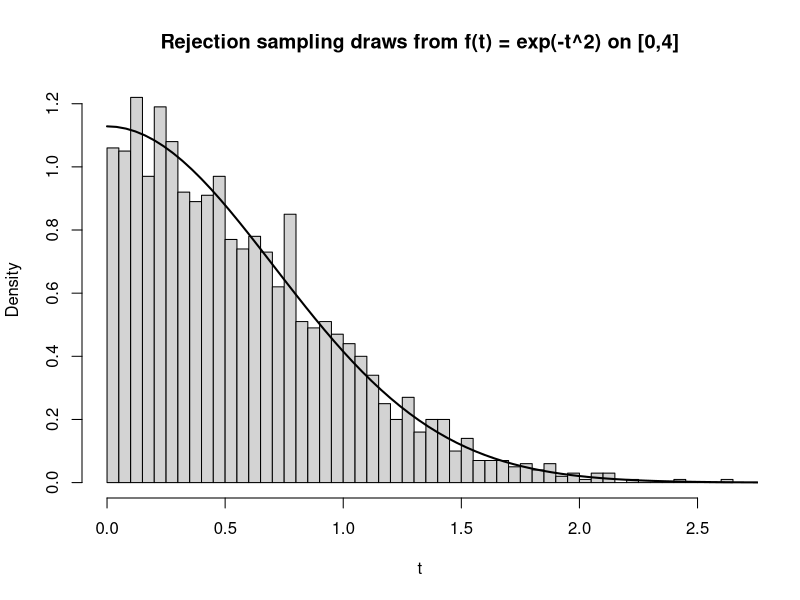

Write the R code that produced this figure.

set.seed(4279)

## ------------------------------------------------------------
## Example target distribution 
## Target density on [0, 4]:  f(t) ∝ exp(-t^2)
## We only need the *unnormalized* density f_tilde(t).
## ------------------------------------------------------------
f_tilde <- function(t) {
  out <- exp(-t^2)
  out[t < 0 | t > 4] <- 0   # force support to be [0,4]
  out
}

## Proposal distribution g(t): Uniform(0,4)
g_samp <- function(n) runif(n, min = 0, max = 4)   # how to sample from g
g_dens <- function(t) dunif(t, min = 0, max = 4)   # density g(t)

## ------------------------------------------------------------
## Generic rejection sampler
## Inputs:
##   n       = number of accepted draws we want
##   f_tilde = unnormalized target density (we can evaluate it)
##   g_samp  = function to sample from proposal g
##   g_dens  = function to evaluate proposal density g
##   M       = constant so that f_tilde(t) <= M * g(t) for all t
## Output:
##   list with accepted draws and the acceptance rate
## ------------------------------------------------------------
rej_samp <- function(n, f_tilde, g_samp, g_dens, M) {
  out <- numeric(0)  # will store accepted draws
  n_try <- 0         # counts how many proposals we tried
  
  while (length(out) < n) {
    y <- g_samp(1)    ## sample a value 'y' from the proposal distribution g
    u <- runif(1)     ## sample a Uniform(0,1) random variable
    n_try <- n_try + 1
    
    ## Accept if u <= f_tilde(y) / (M * g(y))
    ## This makes the accepted y-values have the target distribution.
    if (u <= f_tilde(y) / (M * g_dens(y))) {
      out <- c(out, y)
    }
  }
  
  list(draws = out, acceptance_rate = n / n_try)
}

## For this example:
## - f_tilde(t) <= 1
## - g(t) = 1/4 on [0,4]
## so M = 4 works because 1 <= 4*(1/4).
sim <- rej_samp(n = 2000, f_tilde = f_tilde, g_samp = g_samp, g_dens = g_dens, M = 4)
sim$acceptance_rate

## Quick plot to check the shape
hist(sim$draws, breaks = 40, freq = FALSE, col = "lightgray",
     main = "Rejection sampling draws from f(t) = exp(-t^2) on [0,4]",
     xlab = "t")

## Overlay a normalized version of the density (for shape only)
Z <- integrate(f_tilde, lower = 0, upper = 4)$value
curve(f_tilde(x) / Z, from = 0, to = 4, add = TRUE, lwd = 2)

####################################################################

set.seed(4279)

## ------------------------------------------------------------
## Goal: estimate a rare probability under a Half-Normal model
## X = |Z| where Z ~ N(0,1)
## p = P(X > a)
## ------------------------------------------------------------
n <- 50000
a <- 4

## True value (for checking only): P(|Z| > a) = 2*(1 - F(a)), wher F(a) is the CDF for normal 
p_true <- 2 * (1 - pnorm(a))
p_true

## ------------------------------------------------------------
## Importance sampling:
## Choose a proposal g that generates large values more often.
## A simple choice is Exponential(rate).
## Exponential has a heavier tail than half-normal, so it oversamples the tail.
## ------------------------------------------------------------
rate <- 0.7
x_prop <- rexp(n, rate = rate)        # sample from proposal g

## Target density f for half-normal(0,1): f(x) = sqrt(2/pi) * exp(-x^2/2), x>=0
f_dens <- function(x) sqrt(2/pi) * exp(-x^2 / 2)

## Proposal density g for Exp(rate): g(x) = rate * exp(-rate*x), x>=0
g_dens <- function(x) dexp(x, rate = rate)

## Importance weights: w(x) = f(x)/g(x)
w <- f_dens(x_prop) / g_dens(x_prop)

## P(X >a) = E( I(X>a))

## Importance estimator for E_f[ I(X>a) ]  = E_g[ I(X>a) * w(X) ]
p_hat_is <- mean((x_prop > a) * w)

c(p_true = p_true, importance = p_hat_is)

## ------------------------------------------------------------
## ESS: Effective Sample Size (diagnostic for weight stability)
## ESS close to n is good; ESS much smaller than n is a warning.
## ------------------------------------------------------------
ESS <- (sum(w)^2) / sum(w^2)
c(n = n, ESS = ESS, ESS_fraction = ESS / n)
